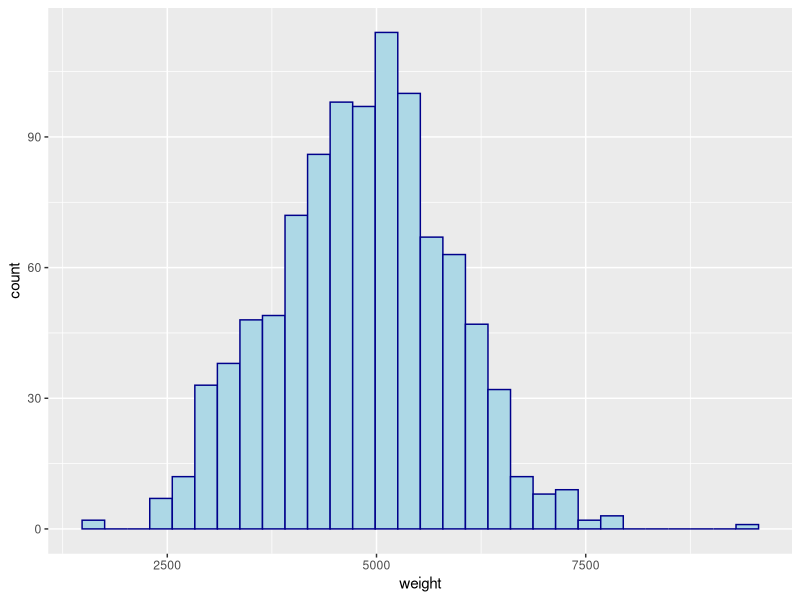
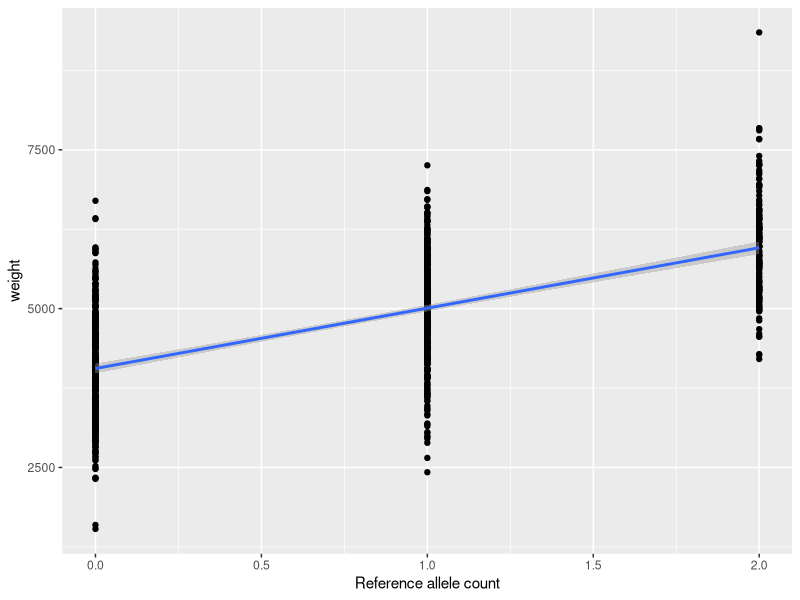

Recreate these plots in R, in order.
## ---- chunk 1
knitr::opts_chunk$set(echo = TRUE)
library(readxl)
library(ggplot2)
library(dplyr)
library(multcomp)
## ---- chunk 2

snp.data <- read_excel("snp.data.xlsx")

snp.data$Sex <- as.factor(snp.data$Sex)
summary(snp.data)

## ---- chunk 3

table(snp.data$Sex, snp.data$Geno)

tapply(snp.data$weight, factor(snp.data$Geno), mean)

tapply(snp.data$weight, factor(snp.data$Sex), mean)
## ---- chunk 4

ggplot(snp.data, aes(x=weight))+
  geom_histogram(color="darkblue", fill="lightblue")

## ---- chunk 5

p <- ggplot(snp.data, aes(x = Geno, y = weight))
p + geom_point() + xlab("Reference allele count") + geom_smooth(method=lm)

## ---- chunk 6

lm.geno <- lm(weight ~ Geno, data = snp.data)
summary(lm.geno)

## ---- chunk 7

predict.lm(lm.geno, newdata=data.frame(Geno=c(0,1,2)), interval="confidence")

predict.lm(lm.geno, newdata=data.frame(Geno=c(0,1,2)), interval="prediction")

## ---- chunk 8

# anova suponiendo varianzas iguales
anova(lm.geno)

# anova suponiendo varianzas diferentes
oneway.test(weight ~ Geno, data = snp.data)

## ---- chunk 9

lm.geno2 <- lm(weight ~ -1 + factor(Geno), data = snp.data)

summary(lm.geno2)
summary(lm.geno)


## ---- chunk 10
# Elabora matriz de contrastes para el factor Geno
contrastes = contrMat(table(snp.data$Geno), type="Tukey")

# Realiza comparaciones multiples
mc2 = glht(lm.geno2, linfct =contrastes)
summary(mc2, test=adjusted("bonferroni"))
